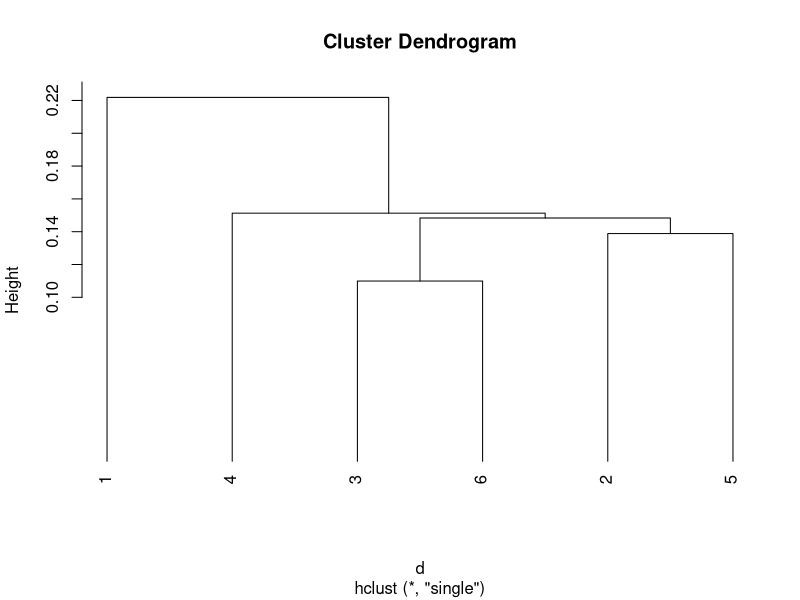
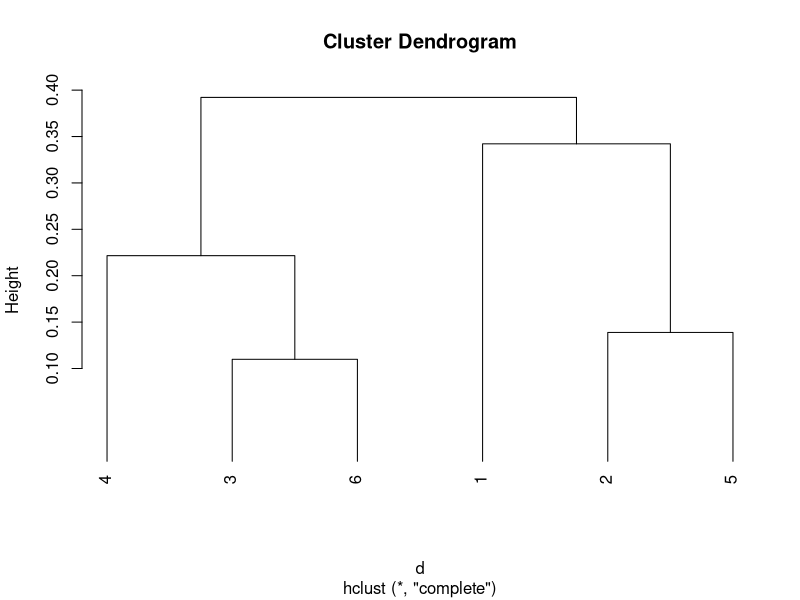

The R source for these figures, in order:
# Title     : Hierachical clustering
# Objective : Create and compare different approaches of H.C.
# Created by: steve_lab
# Created on: 1/7/21

# Creating the vectors based on the exercise assignment
x <- c(0.4005, 0.2148, 0.3457, 0.2652, 0.0789, 0.4548)
y <- c(0.5306, 0.3854, 0.3156, 0.1875, 0.4139, 0.3022)

# Storing the fectors into a DataFrame
data <- data.frame(X = x, Y = y)

# Calculating Euclidead distance for the different points
d <- dist(data, method = "euclidean")
d

# Applying hierarchical clustering to the data using single method
hc1 <- hclust(d, method = "single")
plot(hc1, hang = -1)

# Applying hierarchical clustering to the data using complete method
hc2 <- hclust(d, method = "complete")
plot(hc2, hang = -1)
